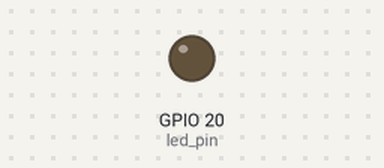
The program below on a simulated Raspberry Pi (BCM pin numbers). Parts: output pins drawn as LEDs (lit = HIGH).

Above: at 0.05 s.
At 1.25 s:
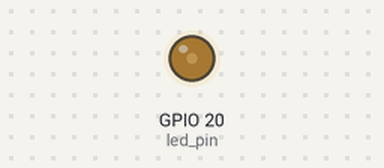
At 2.5 s:
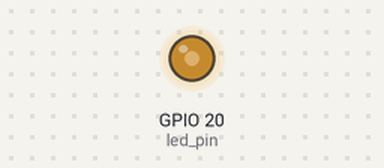
At 5.0 s:
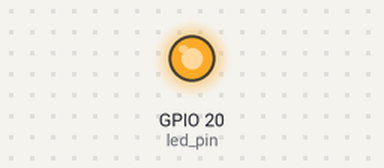
Timing chart, 0 to 6.5 s (numbered marks = the images above):
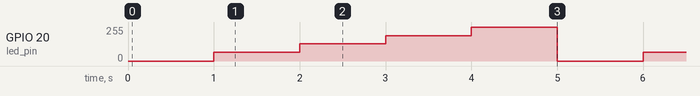

Measured:
- by itself, GPIO 20 (led_pin): repeats every 5.0 s: 128/255 1.0 s, 191/255 1.0 s, 255/255 1.0 s, 0/255 1.0 s, 64/255 1.0 s

The program:

PWM.py
```python
# Importa a biblioteca de GPIO para manipulação de leitura e escrita nos pinos da placa
import RPi.GPIO as GPIO
import time

# Funcao main
def main():

	# Pino onde o led esta
	led_pin = 20

	# Inicializa a biblioteca de GPIO e desativa os Warnings de versão antiga
	GPIO.setmode(GPIO.BCM)
	GPIO.setup(led_pin, GPIO.OUT)
	GPIO.setwarnings(False)

	# Cria um objeto de PWM com um máximo de 100 para o pino da led
	pwm = GPIO.PWM(led_pin, 100)

	# Inicia o PWM em 0% e varia dentre 0%, 25%, 50%, 75% e 100%
	pwm.start(0)
	for dc in [0, 25, 50, 75, 100]:
		pwm.ChangeDutyCycle(dc) # Seta o valor do PWM do pino da led
		time.sleep(1) # Aguarda 1 segundo para ter um tempo apropriado de visualizacao

# Executa indefinidamente a funcao main até que tenha uma interrupcao de teclado
try:
	while True:
		main()
# Limpa as configuracoes que fizemos nos pinos pela biblioteca GPIO quando o programa eh finalizado
except KeyboardInterrupt:
	GPIO.cleanup()
```
